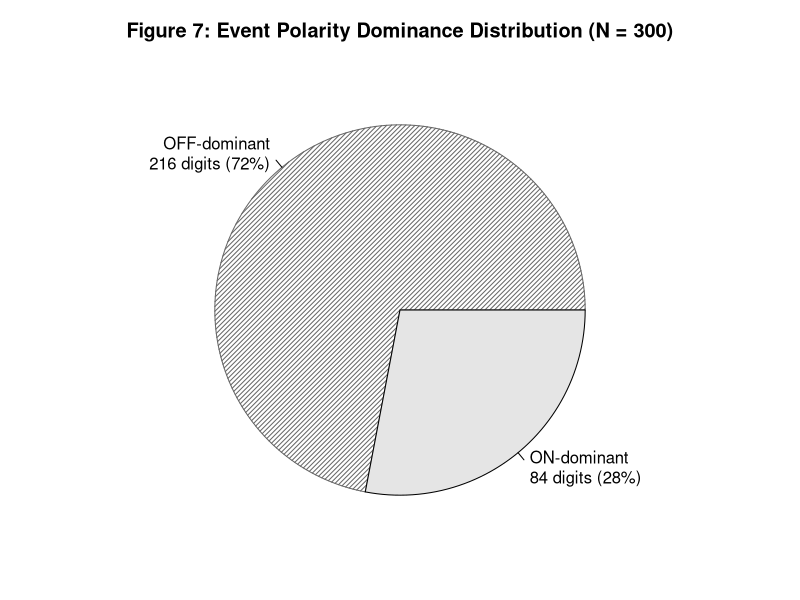

Write R code to recreate this figure.
# =====================================================================
# Figure 7: Polarity Dominance Distribution (Descriptive) - B&W / Print-Optimized
# =====================================================================

dir.create("figures", showWarnings = FALSE)
nmnist_data <- read.csv("nmnist_features.csv")

nmnist_data$polarity_majority <- as.factor(ifelse(nmnist_data$on_ratio > 0.5, "ON-dominant", "OFF-dominant"))

cat("Generating Figure 7: Polarity Dominance Pie Chart...\n")
png("figures/fig7_polarity_pie.png", width = 2200, height = 1800, res = 300)
par(mar = c(2, 2, 3, 2))

pol_tbl <- table(nmnist_data$polarity_majority)

# High contrast grayscale fill with hatch lines for non-ambiguous pie slices in B&W
pie(pol_tbl, 
    col = c("gray40", "gray90"),
    density = c(30, NA),
    angle = c(45, 0),
    labels = paste0(names(pol_tbl), "\n", pol_tbl, " digits (", round(100 * prop.table(pol_tbl), 1), "%)"),
    main = "Figure 7: Event Polarity Dominance Distribution (N = 300)",
    cex.main = 1.2, cex = 1.0)

dev.off()

cat("Successfully generated figures/fig7_polarity_pie.png\n")
